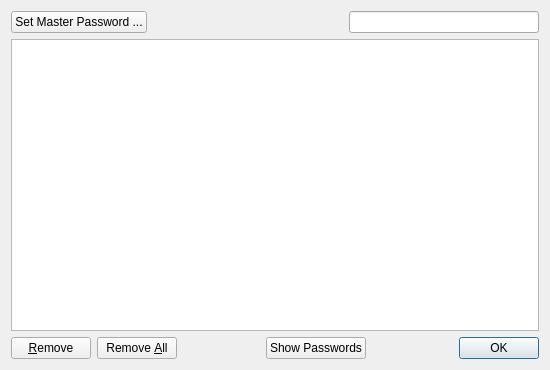
<ui version="4.0" >
 <class>PasswordsDialog</class>
 <widget class="QDialog" name="PasswordsDialog" >
  <property name="geometry" >
   <rect>
    <x>0</x>
    <y>0</y>
    <width>550</width>
    <height>370</height>
   </rect>
  </property>
  <property name="windowTitle" >
   <string>User Names and Passwords</string>
  </property>
  <layout class="QGridLayout" >
   <item row="1" column="3" >
    <widget class="SearchLineEdit" name="search" />
   </item>
   <item row="2" column="1" colspan="3" >
    <widget class="EditTableView" name="PasswordsTable" />
   </item>
   <item row="3" column="1" colspan="3" >
    <layout class="QHBoxLayout" >
     <item>
      <widget class="QPushButton" name="removeButton" >
       <property name="text" >
        <string>&amp;Remove</string>
       </property>
      </widget>
     </item>
     <item>
      <widget class="QPushButton" name="removeAllButton" >
       <property name="text" >
        <string>Remove &amp;All</string>
       </property>
      </widget>
     </item>
     <item>
      <spacer>
       <property name="orientation" >
        <enum>Qt::Horizontal</enum>
       </property>
       <property name="sizeHint" stdset="0" >
        <size>
         <width>40</width>
         <height>20</height>
        </size>
       </property>
      </spacer>
     </item>
     <item>
      <widget class="QPushButton" name="buttonShowPasswords" >
       <property name="text" >
        <string>Show Passwords</string>
       </property>
      </widget>
     </item>
     <item>
      <spacer name="horizontalSpacer" >
       <property name="orientation" >
        <enum>Qt::Horizontal</enum>
       </property>
       <property name="sizeHint" stdset="0" >
        <size>
         <width>40</width>
         <height>20</height>
        </size>
       </property>
      </spacer>
     </item>
     <item>
      <widget class="QDialogButtonBox" name="buttonBox" >
       <property name="standardButtons" >
        <set>QDialogButtonBox::Ok</set>
       </property>
      </widget>
     </item>
    </layout>
   </item>
   <item row="1" column="1" >
    <widget class="QPushButton" name="buttonMaster" >
     <property name="text" >
      <string>Set Master Password ...</string>
     </property>
    </widget>
   </item>
   <item row="1" column="2" >
    <spacer name="horizontalSpacer_2" >
     <property name="orientation" >
      <enum>Qt::Horizontal</enum>
     </property>
     <property name="sizeHint" stdset="0" >
      <size>
       <width>40</width>
       <height>20</height>
      </size>
     </property>
    </spacer>
   </item>
  </layout>
 </widget>
 <customwidgets>
  <customwidget>
   <class>SearchLineEdit</class>
   <extends>QLineEdit</extends>
   <header>searchlineedit.h</header>
  </customwidget>
  <customwidget>
   <class>EditTableView</class>
   <extends>QTableView</extends>
   <header>edittableview.h</header>
  </customwidget>
 </customwidgets>
 <resources/>
 <connections>
  <connection>
   <sender>buttonBox</sender>
   <signal>accepted()</signal>
   <receiver>PasswordsDialog</receiver>
   <slot>accept()</slot>
   <hints>
    <hint type="sourcelabel" >
     <x>472</x>
     <y>329</y>
    </hint>
    <hint type="destinationlabel" >
     <x>461</x>
     <y>356</y>
    </hint>
   </hints>
  </connection>
 </connections>
</ui>
